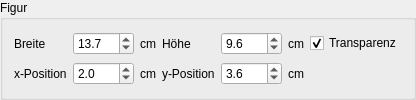
       <widget class="QGroupBox" name="groupBox">
        <property name="title">
         <string>Figur</string>
        </property>
        <layout class="QGridLayout" name="gridLayout_2">
         <item row="0" column="8">
          <widget class="QCheckBox" name="transparent">
           <property name="text">
            <string>Transparenz</string>
           </property>
           <property name="checked">
            <bool>true</bool>
           </property>
          </widget>
         </item>
         <item row="1" column="3">
          <widget class="QLabel" name="label_44">
           <property name="text">
            <string>y-Position</string>
           </property>
          </widget>
         </item>
         <item row="1" column="0">
          <widget class="QLabel" name="label_45">
           <property name="text">
            <string>x-Position</string>
           </property>
          </widget>
         </item>
         <item row="0" column="5">
          <widget class="QLabel" name="label_40">
           <property name="text">
            <string>cm</string>
           </property>
          </widget>
         </item>
         <item row="1" column="1">
          <widget class="QDoubleSpinBox" name="paddingLeft">
           <property name="decimals">
            <number>1</number>
           </property>
           <property name="minimum">
            <double>-100.000000000000000</double>
           </property>
           <property name="maximum">
            <double>100.000000000000000</double>
           </property>
           <property name="singleStep">
            <double>0.100000000000000</double>
           </property>
           <property name="value">
            <double>2.000000000000000</double>
           </property>
          </widget>
         </item>
         <item row="1" column="5">
          <widget class="QLabel" name="label_55">
           <property name="text">
            <string>cm</string>
           </property>
          </widget>
         </item>
         <item row="1" column="2">
          <widget class="QLabel" name="label_47">
           <property name="text">
            <string>cm</string>
           </property>
          </widget>
         </item>
         <item row="1" column="4">
          <widget class="QDoubleSpinBox" name="paddingTop">
           <property name="decimals">
            <number>1</number>
           </property>
           <property name="minimum">
            <double>-100.000000000000000</double>
           </property>
           <property name="maximum">
            <double>100.000000000000000</double>
           </property>
           <property name="singleStep">
            <double>0.100000000000000</double>
           </property>
           <property name="value">
            <double>3.600000000000000</double>
           </property>
          </widget>
         </item>
         <item row="0" column="2">
          <widget class="QLabel" name="label_41">
           <property name="text">
            <string>cm</string>
           </property>
          </widget>
         </item>
         <item row="0" column="0">
          <widget class="QLabel" name="label_43">
           <property name="text">
            <string>Breite</string>
           </property>
          </widget>
         </item>
         <item row="0" column="1">
          <widget class="QDoubleSpinBox" name="imageWidth">
           <property name="decimals">
            <number>1</number>
           </property>
           <property name="minimum">
            <double>-100.000000000000000</double>
           </property>
           <property name="maximum">
            <double>100.000000000000000</double>
           </property>
           <property name="singleStep">
            <double>0.100000000000000</double>
           </property>
           <property name="value">
            <double>13.699999999999999</double>
           </property>
          </widget>
         </item>
         <item row="0" column="3">
          <widget class="QLabel" name="label_42">
           <property name="text">
            <string>Höhe</string>
           </property>
          </widget>
         </item>
         <item row="0" column="4">
          <widget class="QDoubleSpinBox" name="imageHeight">
           <property name="decimals">
            <number>1</number>
           </property>
           <property name="minimum">
            <double>-100.000000000000000</double>
           </property>
           <property name="maximum">
            <double>100.000000000000000</double>
           </property>
           <property name="singleStep">
            <double>0.100000000000000</double>
           </property>
           <property name="value">
            <double>9.600000000000000</double>
           </property>
          </widget>
         </item>
        </layout>
       </widget>
